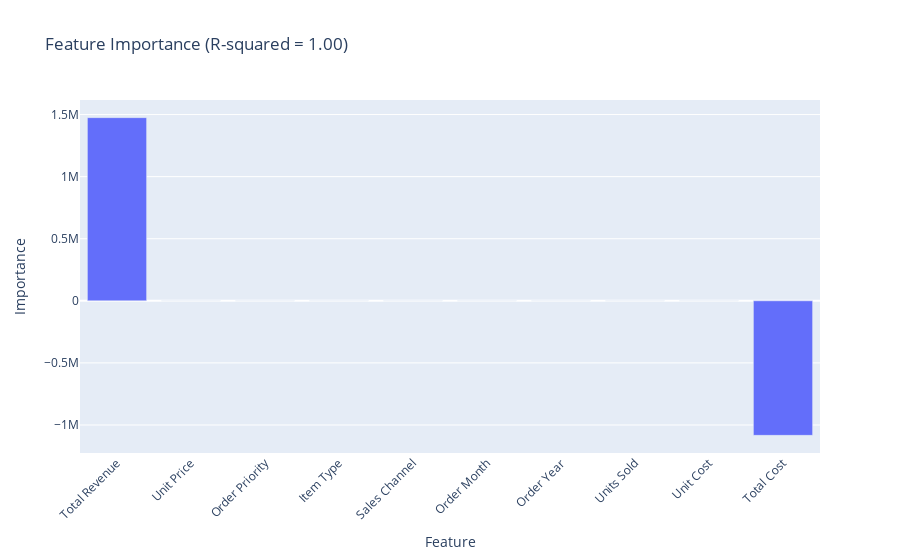

The code cell stored with this chart in its notebook:
### Code cell
import plotly.graph_objs as go
import pandas as pd
from sklearn.linear_model import LinearRegression

# Create a linear regression model
reg = LinearRegression()

# Fit the model to the training data
reg.fit(X_train, y_train)

# Make predictions on the test set
y_pred = reg.predict(X_test)

# Calculate the R-squared score
r2 = reg.score(X_test, y_test)

# Create a copy of the X_train numpy array with modified column names
X_train_df = pd.DataFrame(X_train, columns=['Item Type', 'Sales Channel', 'Order Priority', 'Units Sold', 'Unit Price', 'Unit Cost', 'Total Revenue', 'Total Cost', 'Order Month', 'Order Year'])

# Extract the coefficients of the linear regression model
coef = reg.coef_

# Create a DataFrame with the coefficients and feature names
feature_importances = pd.DataFrame({'Feature': X_train_df.columns, 'Importance': coef})

# Sort the DataFrame by importance
feature_importances = feature_importances.sort_values('Importance', ascending=False)

# Create a bar chart of the feature importances using Plotly
fig = go.Figure()
fig.add_trace(go.Bar(x=feature_importances['Feature'], y=feature_importances['Importance']))
fig.update_layout(title='Feature Importance (R-squared = {:.2f})'.format(r2),
                  xaxis_title='Feature',
                  yaxis_title='Importance',
                  xaxis_tickangle=-45)
fig.show()

### Figure 1 — Plotly figure (JSON) as saved in the notebook; plotly's stock layout.template omitted (floating-point values rounded to 4 significant figures)
{"data": [{"type": "bar", "x": ["Total Revenue", "Unit Price", "Order Priority", "Item Type", "Sales Channel", "Order Month", "Order Year", "Units Sold", "Unit Cost", "Total Cost"], "y": [1475000.0, 3.929e-10, 2.256e-10, -1.444e-10, -3.492e-10, -4.561e-10, -4.634e-10, -6.767e-10, -1.266e-09, -1084000.0]}], "layout": {"title": {"text": "Feature Importance (R-squared = 1.00)"}, "xaxis": {"tickangle": -45, "title": {"text": "Feature"}}, "yaxis": {"title": {"text": "Importance"}}}}
